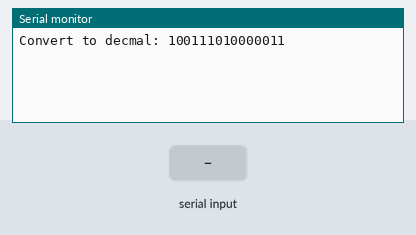
Bench run of a sketch on a simulated Arduino Uno, built with avr-gcc and run on an emulated ATmega328P. On the bench: the last lines printed to the serial monitor. The test bench sets the inputs (shaded band). Random numbers use the default seed unless the sketch sets one.

Above: at 1.2 s.
1.3 s: "90,45\n" received over Serial
At 2.1 s:
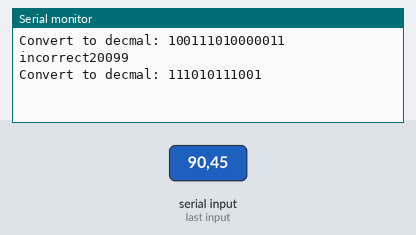
2.8 s: "30,150\n" received over Serial
At 3.4 s:
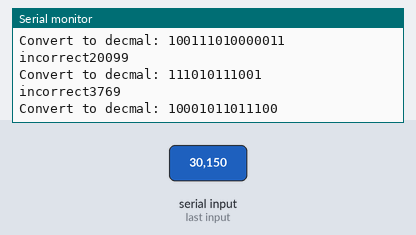

Measured:
- after the input at 1.3 s, the serial monitor: prints a new line at once (image 1)
- after the input at 2.8 s, the serial monitor: prints a new line at once (image 2)

The sketch:

17.ino
```cpp
void setup() {
  Serial.begin(9600);
  randomSeed(analogRead(0));
}
long A=0;
long B=0;
bool generate=1;
long Bin=0;
void loop() {

  Serial.flush();
  while(!Serial.available()){
    if(generate){
      A=0;
      B=0;
      Bin=random(65535);
      Serial.println();
      Serial.print("Convert to decmal: ");
      Serial.print(Bin,BIN);
      generate=0;
    }
  }
while(Serial.available()){
  A=Serial.read()-'0';
  A=A+B;
  B=(A*10);
  delay(5);
}
if(A==Bin){
  Serial.println();
  Serial.print("correct");
  generate=1;
}
if(A!=Bin){
  Serial.println();
  Serial.print("incorrect");
  Serial.print(Bin);
  generate=1;
}
}
```
